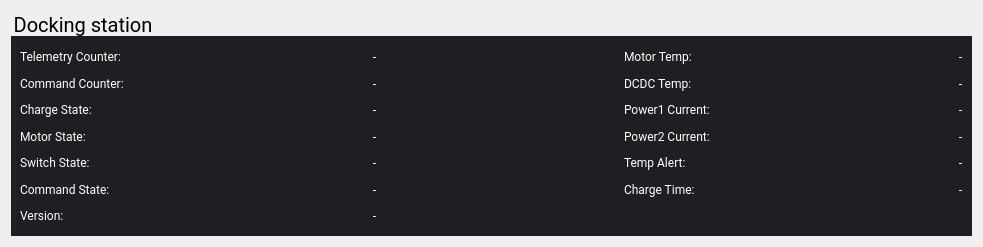
<?xml version="1.0" encoding="UTF-8"?>
<ui version="4.0">
 <class>intball::DockTelemetryWidget</class>
 <widget class="QWidget" name="intball::DockTelemetryWidget">
  <property name="geometry">
   <rect>
    <x>0</x>
    <y>0</y>
    <width>983</width>
    <height>243</height>
   </rect>
  </property>
  <property name="windowTitle">
   <string>Form</string>
  </property>
  <layout class="QGridLayout" name="gridLayout">
   <item row="0" column="0">
    <widget class="QGroupBox" name="groupDock">
     <property name="minimumSize">
      <size>
       <width>0</width>
       <height>0</height>
      </size>
     </property>
     <property name="font">
      <font>
       <family>Roboto</family>
       <pointsize>-1</pointsize>
      </font>
     </property>
     <property name="styleSheet">
      <string notr="true">QGroupBox {
  border: 0;
  margin-top: 25px;
  font-size: 20px;
}</string>
     </property>
     <property name="title">
      <string>Docking station</string>
     </property>
     <layout class="QGridLayout" name="gridLayout_2">
      <property name="leftMargin">
       <number>0</number>
      </property>
      <property name="topMargin">
       <number>0</number>
      </property>
      <property name="rightMargin">
       <number>0</number>
      </property>
      <property name="bottomMargin">
       <number>0</number>
      </property>
      <property name="verticalSpacing">
       <number>0</number>
      </property>
      <item row="0" column="0">
       <widget class="QWidget" name="groupDockMain" native="true">
        <property name="minimumSize">
         <size>
          <width>0</width>
          <height>200</height>
         </size>
        </property>
        <property name="font">
         <font>
          <family>Roboto</family>
         </font>
        </property>
        <property name="styleSheet">
         <string notr="true">background-color: rgb(29, 31, 34);
color: rgb(255, 255, 255);</string>
        </property>
        <layout class="QGridLayout" name="gridLayout_3">
         <property name="bottomMargin">
          <number>9</number>
         </property>
         <property name="verticalSpacing">
          <number>3</number>
         </property>
         <item row="0" column="6">
          <widget class="QLabel" name="labelDockMotorTempValue">
           <property name="font">
            <font>
             <family>Roboto</family>
            </font>
           </property>
           <property name="text">
            <string>-</string>
           </property>
           <property name="alignment">
            <set>Qt::AlignCenter</set>
           </property>
          </widget>
         </item>
         <item row="0" column="4">
          <widget class="QLabel" name="labelDockMotorTemp">
           <property name="font">
            <font>
             <family>Roboto</family>
            </font>
           </property>
           <property name="text">
            <string>Motor Temp:</string>
           </property>
          </widget>
         </item>
         <item row="1" column="2">
          <widget class="QLabel" name="labelDockCommandCounterValue">
           <property name="font">
            <font>
             <family>Roboto</family>
            </font>
           </property>
           <property name="text">
            <string>-</string>
           </property>
           <property name="alignment">
            <set>Qt::AlignCenter</set>
           </property>
          </widget>
         </item>
         <item row="3" column="4">
          <widget class="QLabel" name="labelDockPower2Current">
           <property name="font">
            <font>
             <family>Roboto</family>
            </font>
           </property>
           <property name="text">
            <string>Power2 Current:</string>
           </property>
          </widget>
         </item>
         <item row="1" column="0">
          <widget class="QLabel" name="labelDockCommandCounter">
           <property name="font">
            <font>
             <family>Roboto</family>
            </font>
           </property>
           <property name="text">
            <string>Command Counter:</string>
           </property>
          </widget>
         </item>
         <item row="2" column="0">
          <widget class="QLabel" name="labelDockChargeState">
           <property name="font">
            <font>
             <family>Roboto</family>
            </font>
           </property>
           <property name="text">
            <string>Charge State:</string>
           </property>
          </widget>
         </item>
         <item row="5" column="0">
          <widget class="QLabel" name="labelDockCommandState">
           <property name="font">
            <font>
             <family>Roboto</family>
            </font>
           </property>
           <property name="text">
            <string>Command State:</string>
           </property>
          </widget>
         </item>
         <item row="5" column="6">
          <widget class="QLabel" name="labelDockChargeTimeValue">
           <property name="font">
            <font>
             <family>Roboto</family>
            </font>
           </property>
           <property name="text">
            <string>-</string>
           </property>
           <property name="alignment">
            <set>Qt::AlignCenter</set>
           </property>
          </widget>
         </item>
         <item row="4" column="4">
          <widget class="QLabel" name="labelDockTempAlert">
           <property name="font">
            <font>
             <family>Roboto</family>
            </font>
           </property>
           <property name="text">
            <string>Temp Alert:</string>
           </property>
          </widget>
         </item>
         <item row="1" column="6">
          <widget class="QLabel" name="labelDockDCDCTempValue">
           <property name="font">
            <font>
             <family>Roboto</family>
            </font>
           </property>
           <property name="text">
            <string>-</string>
           </property>
           <property name="alignment">
            <set>Qt::AlignCenter</set>
           </property>
          </widget>
         </item>
         <item row="2" column="4">
          <widget class="QLabel" name="labelDockPower1Current">
           <property name="font">
            <font>
             <family>Roboto</family>
            </font>
           </property>
           <property name="text">
            <string>Power1 Current:</string>
           </property>
          </widget>
         </item>
         <item row="4" column="0">
          <widget class="QLabel" name="labelDockSwitchState">
           <property name="font">
            <font>
             <family>Roboto</family>
            </font>
           </property>
           <property name="text">
            <string>Switch State:</string>
           </property>
          </widget>
         </item>
         <item row="4" column="2">
          <widget class="QLabel" name="labelDockSwitchStateValue">
           <property name="font">
            <font>
             <family>Roboto</family>
            </font>
           </property>
           <property name="text">
            <string>-</string>
           </property>
           <property name="alignment">
            <set>Qt::AlignCenter</set>
           </property>
          </widget>
         </item>
         <item row="1" column="4">
          <widget class="QLabel" name="labelDockDCDCTemp">
           <property name="font">
            <font>
             <family>Roboto</family>
            </font>
           </property>
           <property name="text">
            <string>DCDC Temp:</string>
           </property>
          </widget>
         </item>
         <item row="3" column="0">
          <widget class="QLabel" name="labelDockMotorState">
           <property name="font">
            <font>
             <family>Roboto</family>
            </font>
           </property>
           <property name="text">
            <string>Motor State:</string>
           </property>
          </widget>
         </item>
         <item row="2" column="6">
          <widget class="QLabel" name="labelDockPower1CurrentValue">
           <property name="font">
            <font>
             <family>Roboto</family>
            </font>
           </property>
           <property name="text">
            <string>-</string>
           </property>
           <property name="alignment">
            <set>Qt::AlignCenter</set>
           </property>
          </widget>
         </item>
         <item row="4" column="6">
          <widget class="QLabel" name="labelDockTempAlertValue">
           <property name="font">
            <font>
             <family>Roboto</family>
            </font>
           </property>
           <property name="text">
            <string>-</string>
           </property>
           <property name="alignment">
            <set>Qt::AlignCenter</set>
           </property>
          </widget>
         </item>
         <item row="3" column="1">
          <spacer name="horizontalSpacer_2">
           <property name="orientation">
            <enum>Qt::Horizontal</enum>
           </property>
           <property name="sizeHint" stdset="0">
            <size>
             <width>40</width>
             <height>20</height>
            </size>
           </property>
          </spacer>
         </item>
         <item row="6" column="2">
          <widget class="QLabel" name="labelDockVersionValue">
           <property name="font">
            <font>
             <family>Roboto</family>
            </font>
           </property>
           <property name="text">
            <string>-</string>
           </property>
           <property name="alignment">
            <set>Qt::AlignCenter</set>
           </property>
          </widget>
         </item>
         <item row="0" column="2">
          <widget class="QLabel" name="labelDockTelemetryCounterValue">
           <property name="font">
            <font>
             <family>Roboto</family>
            </font>
           </property>
           <property name="text">
            <string>-</string>
           </property>
           <property name="alignment">
            <set>Qt::AlignCenter</set>
           </property>
          </widget>
         </item>
         <item row="3" column="2">
          <widget class="QLabel" name="labelDockMotorStateValue">
           <property name="font">
            <font>
             <family>Roboto</family>
            </font>
           </property>
           <property name="text">
            <string>-</string>
           </property>
           <property name="alignment">
            <set>Qt::AlignCenter</set>
           </property>
          </widget>
         </item>
         <item row="2" column="2">
          <widget class="QLabel" name="labelDockChargeStateValue">
           <property name="font">
            <font>
             <family>Roboto</family>
            </font>
           </property>
           <property name="text">
            <string>-</string>
           </property>
           <property name="alignment">
            <set>Qt::AlignCenter</set>
           </property>
          </widget>
         </item>
         <item row="3" column="6">
          <widget class="QLabel" name="labelDockPower2CurrentValue">
           <property name="font">
            <font>
             <family>Roboto</family>
            </font>
           </property>
           <property name="text">
            <string>-</string>
           </property>
           <property name="alignment">
            <set>Qt::AlignCenter</set>
           </property>
          </widget>
         </item>
         <item row="6" column="0">
          <widget class="QLabel" name="labelDockVersion">
           <property name="font">
            <font>
             <family>Roboto</family>
            </font>
           </property>
           <property name="text">
            <string>Version:</string>
           </property>
          </widget>
         </item>
         <item row="5" column="4">
          <widget class="QLabel" name="labelDockChargeTime">
           <property name="font">
            <font>
             <family>Roboto</family>
            </font>
           </property>
           <property name="text">
            <string>Charge Time:</string>
           </property>
          </widget>
         </item>
         <item row="3" column="3">
          <spacer name="horizontalSpacer">
           <property name="orientation">
            <enum>Qt::Horizontal</enum>
           </property>
           <property name="sizeHint" stdset="0">
            <size>
             <width>40</width>
             <height>20</height>
            </size>
           </property>
          </spacer>
         </item>
         <item row="0" column="0">
          <widget class="QLabel" name="labelDockTelemetryCounter">
           <property name="font">
            <font>
             <family>Roboto</family>
            </font>
           </property>
           <property name="text">
            <string>Telemetry Counter:</string>
           </property>
          </widget>
         </item>
         <item row="5" column="2">
          <widget class="QLabel" name="labelDockCommandStateValue">
           <property name="font">
            <font>
             <family>Roboto</family>
            </font>
           </property>
           <property name="text">
            <string>-</string>
           </property>
           <property name="alignment">
            <set>Qt::AlignCenter</set>
           </property>
          </widget>
         </item>
         <item row="5" column="5">
          <spacer name="horizontalSpacer_3">
           <property name="orientation">
            <enum>Qt::Horizontal</enum>
           </property>
           <property name="sizeHint" stdset="0">
            <size>
             <width>40</width>
             <height>20</height>
            </size>
           </property>
          </spacer>
         </item>
        </layout>
       </widget>
      </item>
     </layout>
    </widget>
   </item>
  </layout>
 </widget>
 <resources/>
 <connections/>
</ui>
